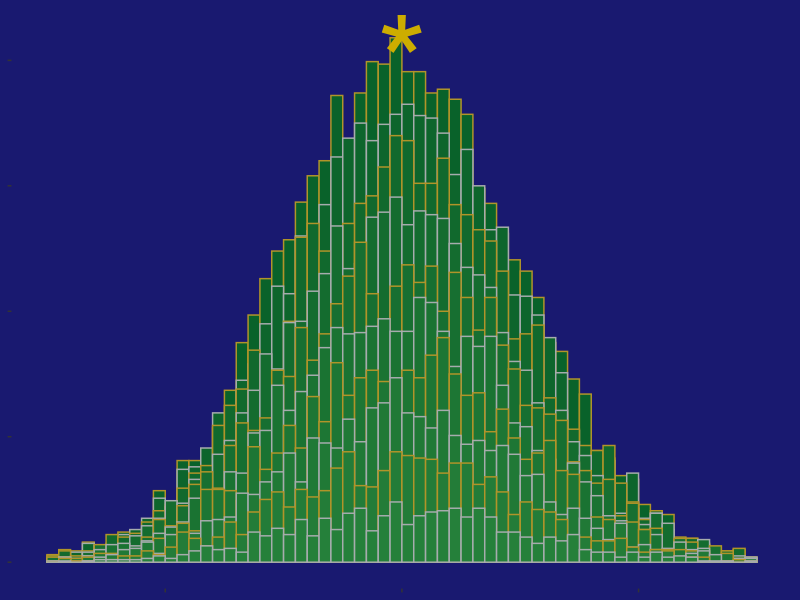

Source code (R):
library(ggplot2)
library(dplyr)

set.seed(19)

d10 <- data.frame(val = rnorm(10000))
d9 <- data.frame(val = rnorm(9000))
d8 <- data.frame(val = rnorm(8000))
d7 <- data.frame(val = rnorm(7000))
d6 <- data.frame(val = rnorm(6000))
d5 <- data.frame(val = rnorm(5000))
d4 <- data.frame(val = rnorm(4000))
d3 <- data.frame(val = rnorm(3000))
d2 <- data.frame(val = rnorm(2000))
d1 <- data.frame(val = rnorm(1000))

star <- data.frame(x = 0, y = 421)

tree <- ggplot(d10, aes(x = val)) + 
  geom_histogram(d10, mapping = aes(x = val), breaks = seq(-3, 3, by = 0.1), 
                 fill = "#09622A", color = "#B19429") +
  geom_histogram(d9, mapping = aes(x = val), breaks = seq(-3, 3, by = 0.1), 
                 fill = "#0D652C", color = "#A6ACAD") +
  geom_histogram(d8, mapping = aes(x = val), breaks = seq(-3, 3, by = 0.1), 
                 fill = "#11692D", color = "#B19429") +
  geom_histogram(d7, mapping = aes(x = val), breaks = seq(-3, 3, by = 0.1), 
                 fill = "#146C2F", color = "#A6ACAD") +
  geom_histogram(d6, mapping = aes(x = val), breaks = seq(-3, 3, by = 0.1), 
                 fill = "#176F31", color = "#B19429") +
  geom_histogram(d5, mapping = aes(x = val), breaks = seq(-3, 3, by = 0.1), 
                 fill = "#1A7332", color = "#A6ACAD") +
  geom_histogram(d4, mapping = aes(x = val), breaks = seq(-3, 3, by = 0.1), 
                 fill = "#1D7634", color = "#B19429") +
  geom_histogram(d3, mapping = aes(x = val), breaks = seq(-3, 3, by = 0.1), 
                 fill = "#207936", color = "#A6ACAD") +
  geom_histogram(d2, mapping = aes(x = val), breaks = seq(-3, 3, by = 0.1), 
                 fill = "#237C38", color = "#B19429") +
  geom_histogram(d1, mapping = aes(x = val), breaks = seq(-3, 3, by = 0.1), 
                 fill = "#25803A", color = "#A6ACAD") +
  geom_point(data = star, aes(x = x, y = y), shape = "*", size = 33, color = "gold3") +
  theme(
    plot.title = element_blank(),
    plot.subtitle = element_blank(),
    panel.background = element_rect(fill = "midnightblue", color = "midnightblue"), 
    plot.background = element_rect(fill = "midnightblue", color = "midnightblue"),
    legend.background = element_rect(fill = "transparent"),
    legend.box.background = element_rect(fill = "transparent"), 
    legend.text = element_blank(),      
    legend.title = element_blank(),     
    axis.text = element_blank(),       
    axis.title = element_blank(),
    panel.grid.major = element_blank(),  
    panel.grid.minor = element_blank()
  )
tree
